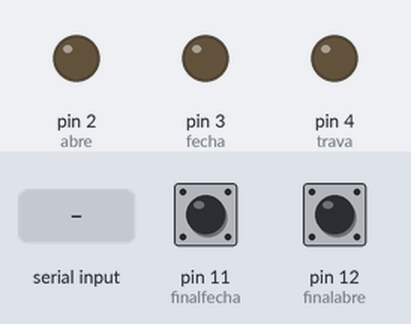
A sketch run on a simulated Arduino Uno, built with avr-gcc and run on an emulated ATmega328P. Shown: output pins drawn as LEDs (lit = HIGH). Inputs (shaded band) come from the test bench; at power-on: pin 11 (finalfecha) HIGH, pin 12 (finalabre) HIGH.

Above: at 1.2 s.
1.3 s: "A@b#r$i*r&;" received over the second serial link
At 2.1 s:
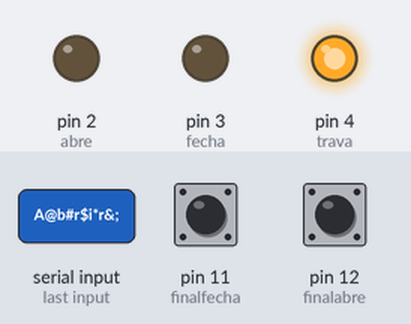
At 3.0 s:
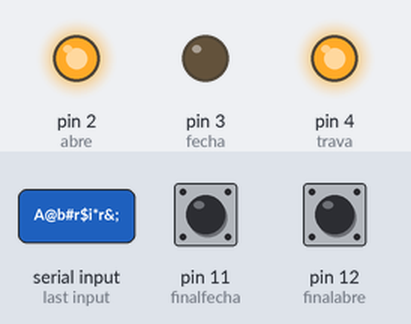
Timing chart, 0 to 4.5 s (numbered marks = the images above; inputs shaded):
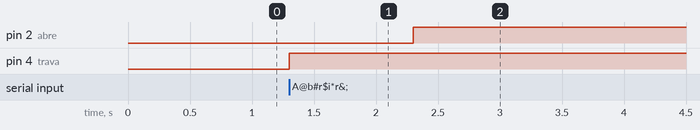

Measured:
- after the input at 1.3 s, pin 2 (abre): LOW → HIGH after 1.0 s; pin 4 (trava): LOW → HIGH at once

The sketch:

Semaforo.ino
```cpp
#define abre 2 //acionar o motor para abrir
#define fecha 3 //acionar o motor para fechar
#define trava 4 //travar ou destravar a tranca
#define finalabre 12
#define finalfecha 11
#include <SoftwareSerial.h>// inclui a bibliotea para a comunicação bluetooth
SoftwareSerial btSerial(5, 6); // RX, TX

bool a = true;
bool f = true;

void setup() {
  pinMode(abre, OUTPUT);
  pinMode(fecha, OUTPUT);
  pinMode(trava, OUTPUT);
  pinMode(finalabre ,INPUT_PULLUP);
  pinMode(finalfecha,INPUT_PULLUP);

  digitalWrite(abre,LOW);
  digitalWrite(fecha,LOW);
  digitalWrite(trava,LOW);

  btSerial.begin(9600);
  Serial.begin(9600);
}

void loop() {
static String btComando;
static bool liga = HIGH; // variaveis estaticas para facilitar os comandos seguintes
static bool desliga = LOW; // variaveis estaticas para facilitar os comandos seguintes

while (btSerial.available()) {
      char comandoChega = btSerial.read();
      btComando += char( comandoChega );
        if (comandoChega == ';')
        {
/*=======A@b#r$i*r&; e f$e+C=h!a%r#; são codigos para que o portão não seja controlado por qualquer app=======*/
            if (btComando == "A@b#r$i*r&;")
               {
                while(a == true){
                digitalWrite(trava, liga);
                delay(1000);
                digitalWrite(abre, liga);
                delay(1000);
                digitalWrite(trava, desliga);
                }
               }

               else if (btComando == "f$e+C=h!a%r#;")
               {

               digitalWrite(fecha, HIGH);
               digitalWrite(trava, HIGH);
               }
               btComando = "";
        }
    }
//resposavel pelo final de curso do motor, irão receber um sinal para processar
//o fim de curso do motor, e assim  fazendo o desligamento
if(digitalRead(finalabre) == LOW){
            digitalWrite(abre, desliga);
            a = false;
            }
if(digitalRead(finalfecha) == LOW){
           digitalWrite(fecha, desliga);
           delay(1000);
           digitalWrite(trava, desliga);

        }

  }
```
